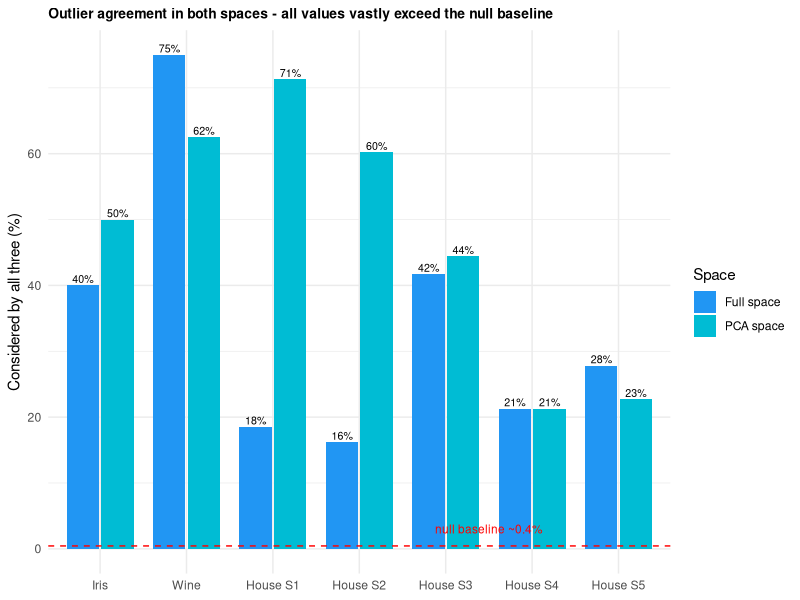
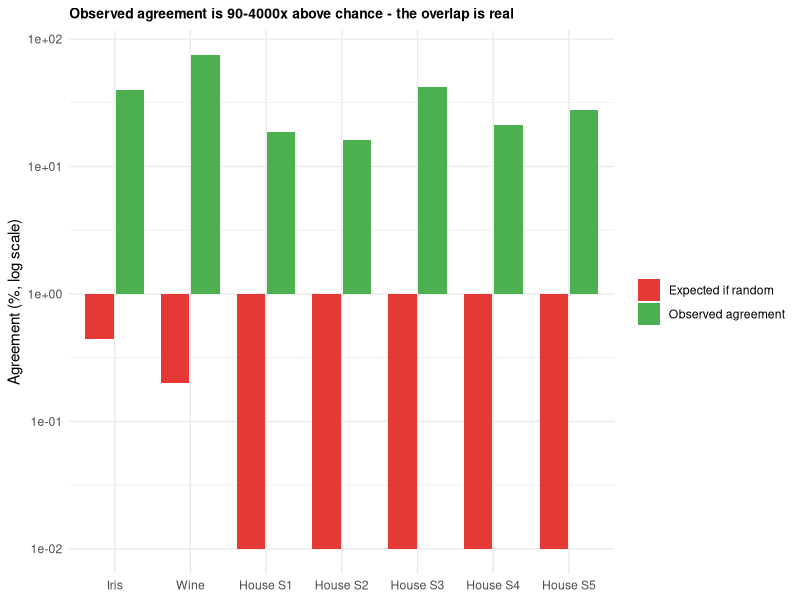
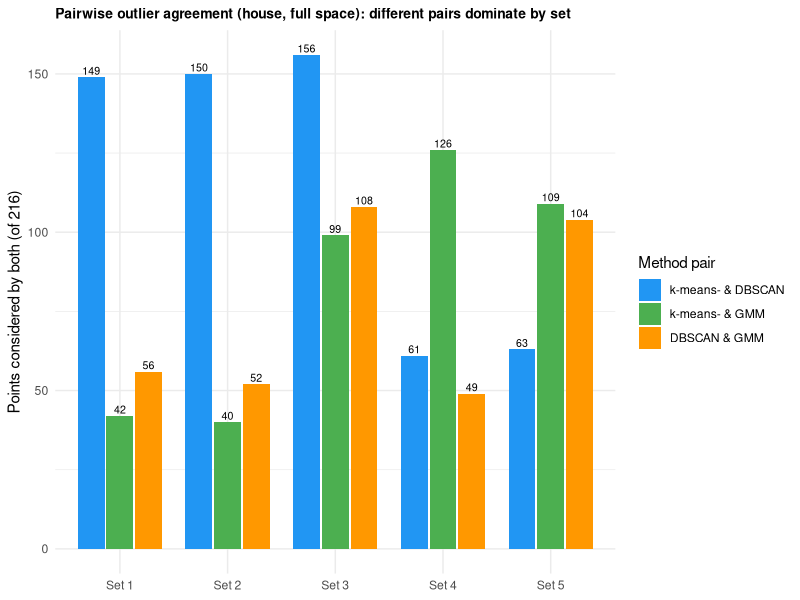

Generate these figures, in order, with R:

library(ggplot2)

datasets <- c("Iris","Wine","House S1","House S2","House S3","House S4","House S5")

# ---------- FIGURE: agreement both spaces ----------
agree <- data.frame(
  dataset = rep(datasets, 2),
  space = rep(c("Full space","PCA space"), each=7),
  pct = c(40,75,18.5,16.2,41.7,21.3,27.8,   50,62.5,71.3,60.2,44.4,21.3,22.7)
)
agree$dataset <- factor(agree$dataset, levels=datasets)

png("fig_outlier_agree.png", width=2700, height=1400, res=300)
ggplot(agree, aes(dataset, pct, fill=space)) +
  geom_col(position=position_dodge(0.8), width=0.75) +
  geom_text(aes(label=sprintf("%.0f%%",pct)), position=position_dodge(0.8),
            vjust=-0.3, size=2.7) +
  geom_hline(yintercept=0.44, linetype="dashed", colour="red") +
  annotate("text", x=5.5, y=3, label="null baseline ~0.4%", colour="red", size=3) +
  scale_fill_manual(values=c("Full space"="#2196F3","PCA space"="#00BCD4")) +
  labs(title="Outlier agreement in both spaces - all values vastly exceed the null baseline",
       x=NULL, y="Considered by all three (%)", fill="Space") +
  theme_minimal(base_size=11) +
  theme(plot.title=element_text(face="bold", size=10))
dev.off()
cat("saved fig_outlier_agree.png\n")

# ---------- FIGURE: null baseline (log scale) ----------
nullb <- data.frame(
  dataset = rep(datasets, 2),
  type = rep(c("Observed agreement","Expected if random"), each=7),
  pct = c(40,75,18.5,16.2,41.7,21.3,27.8,   0.44,0.20,0.01,0.01,0.01,0.01,0.01)
)
nullb$dataset <- factor(nullb$dataset, levels=datasets)

png("fig_nullbaseline.png", width=2500, height=1400, res=300)
ggplot(nullb, aes(dataset, pct, fill=type)) +
  geom_col(position=position_dodge(0.8), width=0.75) +
  scale_y_log10() +
  scale_fill_manual(values=c("Observed agreement"="#4CAF50","Expected if random"="#E53935")) +
  labs(title="Observed agreement is 90-4000x above chance - the overlap is real",
       x=NULL, y="Agreement (%, log scale)", fill=NULL) +
  theme_minimal(base_size=11) +
  theme(plot.title=element_text(face="bold", size=10))
dev.off()
cat("saved fig_nullbaseline.png\n")

# ---------- FIGURE: pairwise agreement (house, full space) ----------
pairw <- data.frame(
  set = rep(c("Set 1","Set 2","Set 3","Set 4","Set 5"), 3),
  pair = rep(c("k-means- & DBSCAN","k-means- & GMM","DBSCAN & GMM"), each=5),
  count = c(149,150,156,61,63,  42,40,99,126,109,  56,52,108,49,104)
)
pairw$pair <- factor(pairw$pair, levels=c("k-means- & DBSCAN","k-means- & GMM","DBSCAN & GMM"))

png("fig_pairwise.png", width=2500, height=1350, res=300)
ggplot(pairw, aes(set, count, fill=pair)) +
  geom_col(position=position_dodge(0.8), width=0.75) +
  geom_text(aes(label=count), position=position_dodge(0.8), vjust=-0.3, size=2.7) +
  scale_fill_manual(values=c("k-means- & DBSCAN"="#2196F3","k-means- & GMM"="#4CAF50",
                             "DBSCAN & GMM"="#FF9800")) +
  labs(title="Pairwise outlier agreement (house, full space): different pairs dominate by set",
       x=NULL, y="Points considered by both (of 216)", fill="Method pair") +
  theme_minimal(base_size=11) +
  theme(plot.title=element_text(face="bold", size=10))
dev.off()
cat("saved fig_pairwise.png\n")
cat("\nPart 2 done - 3 figures saved.\n")
